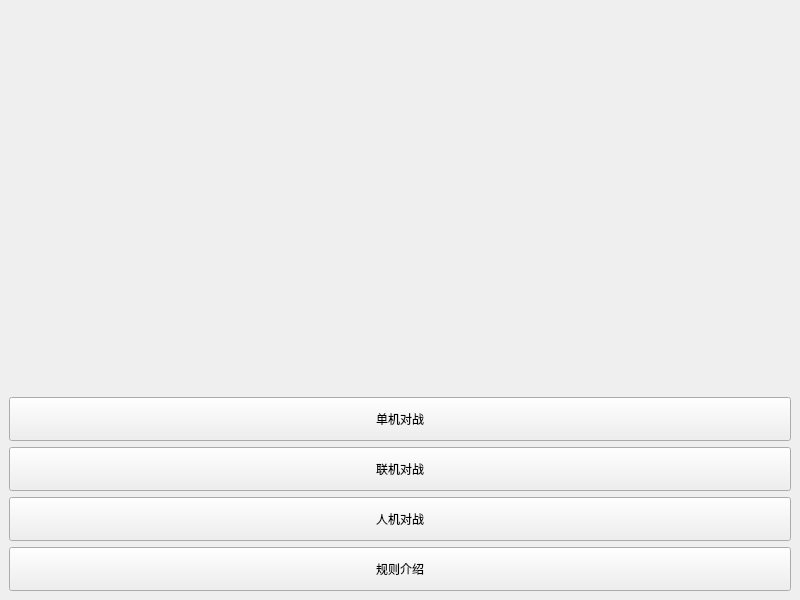
<?xml version="1.0" encoding="UTF-8"?>
<ui version="4.0">
 <class>ChoosePage</class>
 <widget class="QMainWindow" name="ChoosePage">
  <property name="geometry">
   <rect>
    <x>0</x>
    <y>0</y>
    <width>800</width>
    <height>600</height>
   </rect>
  </property>
  <property name="windowTitle">
   <string>Renju</string>
  </property>
  <widget class="QWidget" name="centralwidget">
   <layout class="QVBoxLayout" name="verticalLayout" stretch="2,1">
    <item>
     <spacer name="verticalSpacer">
      <property name="orientation">
       <enum>Qt::Vertical</enum>
      </property>
      <property name="sizeHint" stdset="0">
       <size>
        <width>20</width>
        <height>40</height>
       </size>
      </property>
     </spacer>
    </item>
    <item>
     <layout class="QVBoxLayout" name="verticalLayout_2">
      <property name="topMargin">
       <number>0</number>
      </property>
      <item>
       <widget class="QPushButton" name="oneMachine">
        <property name="sizePolicy">
         <sizepolicy hsizetype="Minimum" vsizetype="Preferred">
          <horstretch>0</horstretch>
          <verstretch>0</verstretch>
         </sizepolicy>
        </property>
        <property name="text">
         <string>单机对战</string>
        </property>
       </widget>
      </item>
      <item>
       <widget class="QPushButton" name="twoMachine">
        <property name="sizePolicy">
         <sizepolicy hsizetype="Minimum" vsizetype="Preferred">
          <horstretch>0</horstretch>
          <verstretch>0</verstretch>
         </sizepolicy>
        </property>
        <property name="text">
         <string>联机对战</string>
        </property>
       </widget>
      </item>
      <item>
       <widget class="QPushButton" name="peopleVSMachine">
        <property name="sizePolicy">
         <sizepolicy hsizetype="Minimum" vsizetype="Preferred">
          <horstretch>0</horstretch>
          <verstretch>0</verstretch>
         </sizepolicy>
        </property>
        <property name="text">
         <string>人机对战</string>
        </property>
       </widget>
      </item>
      <item>
       <widget class="QPushButton" name="help">
        <property name="sizePolicy">
         <sizepolicy hsizetype="Minimum" vsizetype="Preferred">
          <horstretch>0</horstretch>
          <verstretch>0</verstretch>
         </sizepolicy>
        </property>
        <property name="text">
         <string>规则介绍</string>
        </property>
       </widget>
      </item>
     </layout>
    </item>
   </layout>
  </widget>
  <widget class="QMenuBar" name="menubar">
   <property name="geometry">
    <rect>
     <x>0</x>
     <y>0</y>
     <width>800</width>
     <height>22</height>
    </rect>
   </property>
  </widget>
 </widget>
 <resources/>
 <connections/>
</ui>
